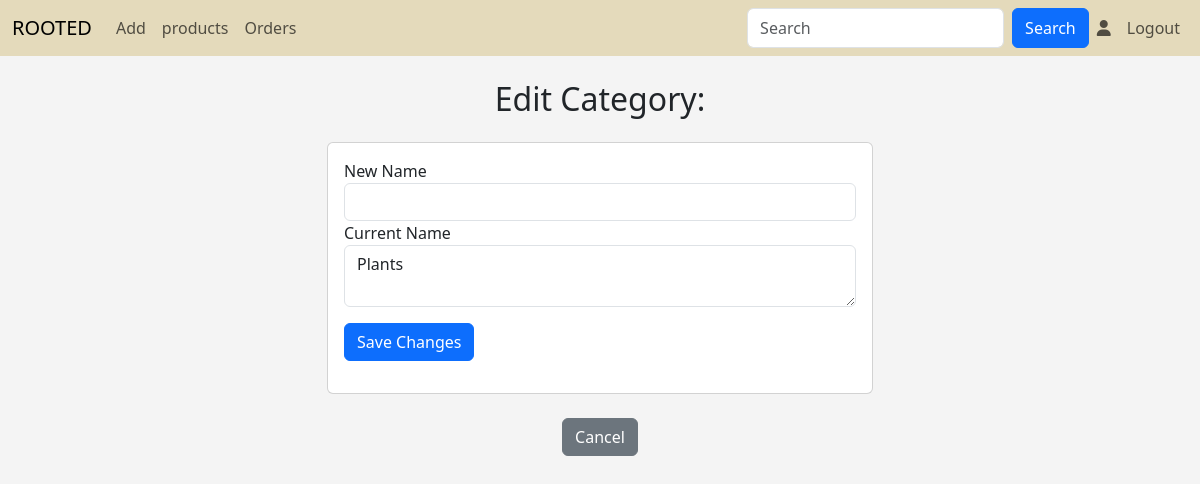
Page /edit_Mcatg/1 on the earlier database version.
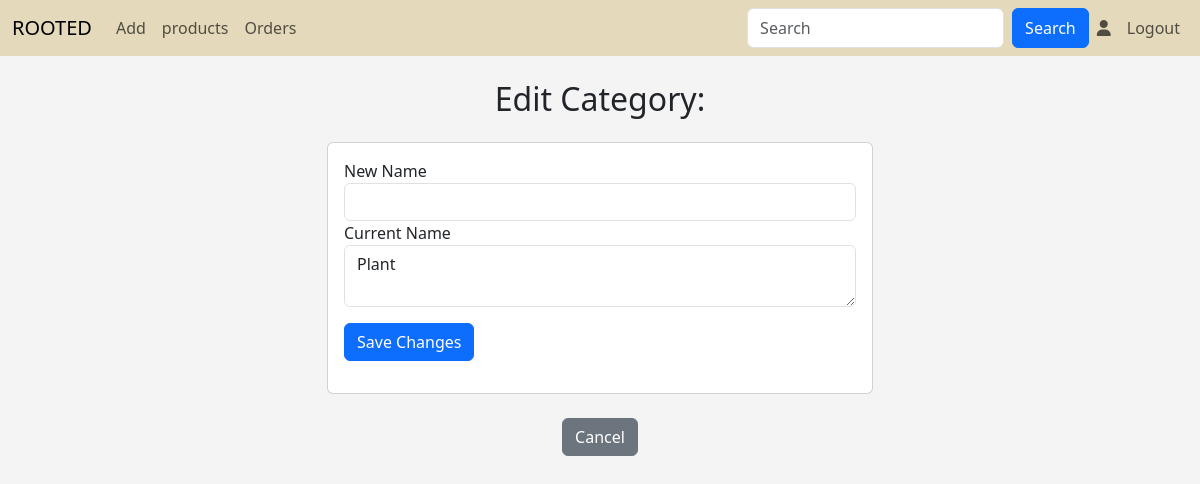
Same page on the later database version.
### app/models.py (models this page shows, shortened)
class Main_cat(models.Model):
    m_name=models.TextField(unique=True)

### app/views.py (the view)
# urls.py: path('edit_Mcatg/<pid>',views.edit_Mcatg),
def edit_Mcatg(req,pid):
    data=Main_cat.objects.get(pk=pid)
    if req.method=='POST':
        name=req.POST['m_name']
        data=Main_cat.objects.filter(pk=pid).update(m_name=name)
        return redirect(add_Mcatg)
    else:
        return render(req,'admin/editmcatg.html',{'data':data})

### templates/admin/editmcatg.html (shortened to what this page needs)
<!DOCTYPE html>
<html lang="en">
<head>
    {% load static %}
    <link rel="stylesheet" href="https://cdnjs.cloudflare.com/ajax/libs/font-awesome/6.6.0/css/all.min.css">
    <link href="https://cdn.jsdelivr.net/npm/bootstrap@5.3.3/dist/css/bootstrap.min.css" rel="stylesheet">
    <link rel="stylesheet" href="{% static 'css/style.css'%}">
</head>
<body>
<nav class="navbar navbar-expand-sm " id="navb">
    <div class="container-fluid">
      <a class="navbar-brand" href="../a_home">ROOTED</a>
      <div class="collapse navbar-collapse" id="collapsibleNavbar">
        <ul class="navbar-nav me-auto">
          <li class="nav-item" id="dropdown">
            <a href="" class="nav-link" id="dropbtn">Add</a>
          </li>
          <li class="nav-item" id="dropdown">
            <a href="" class="nav-link" id="dropbtn">products
            </a>
          </li>
          <li class="nav-item" id="dropdown">
            <a href="" class="nav-link" id="dropbtn">Orders
            </a>
          </li>
        </ul>
        <form class="d-flex">
          <input class="form-control me-2" type="text" placeholder="Search">
          <button class="btn btn-primary" type="button">Search</button>
          <ul class="navbar-nav me-auto">
            <li class="nav-item">
              <a class="nav-link" href="m_login"><i class="fa-solid fa-user"></i></a>
            </li>
            <li class="nav-item" >
              <a class="nav-link" href="admin_logout">Logout</i></a>
            </li>
          </ul>
        </form>
      </div>
    </div>
  </nav>
<div class="container">
    <h2 class="my-4 text-center">Edit Category: {{ main_cat.m_name }}</h2>
    <form method="POST" enctype="multipart/form-data">
        <div class="row">
            <div class="col-md-6 offset-md-3">
                <div class="card">
                    <div class="card-body">
                        <div class="form-group">
                            <label for="id_m_name">New Name</label>
                            <input type="text" class="form-control" id="id_m_name" name="m_name" value="{{ form.m_name.value }}" required>
                        </div>
                        <div class="form-group">
                            <label for="id_description">Current Name</label>
                            <textarea class="form-control" id="id_description" name="description">{{ data.m_name}}</textarea>
                        </div>
                        <button type="submit" class="btn btn-primary btn-block my-3">Save Changes</button>
                    </div>
                </div>
            </div>
        </div>
    </form>
    <div class="text-center my-4">
        <a href="../add_Mcatg" class="btn btn-secondary">Cancel</a>
    </div>
</div>
</body>
</html>

Differences in the rows shown:
changed Main_cat: description "Plants" → "Plant"
